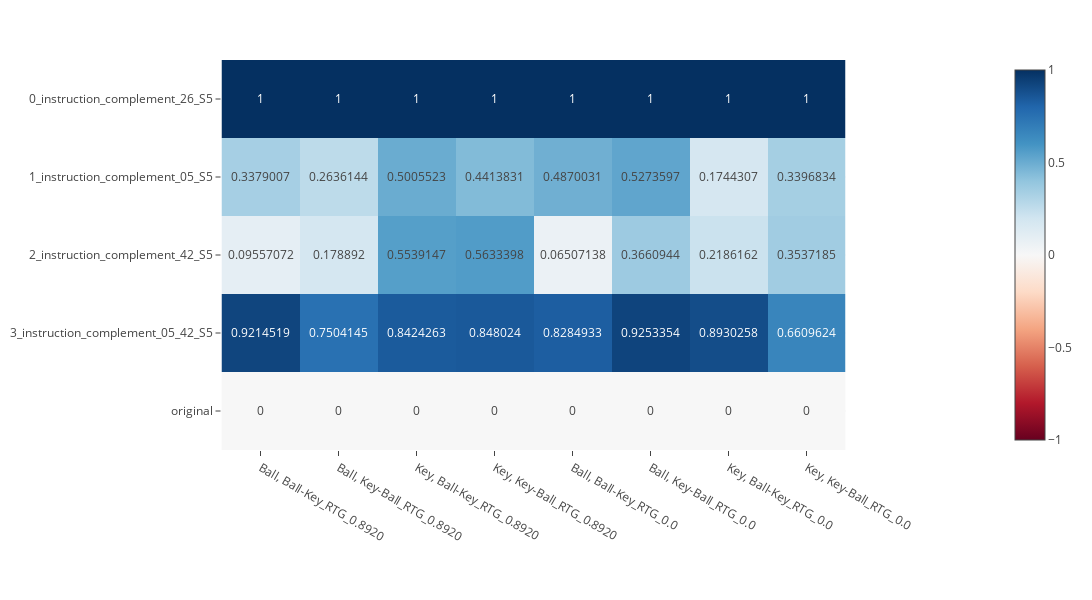
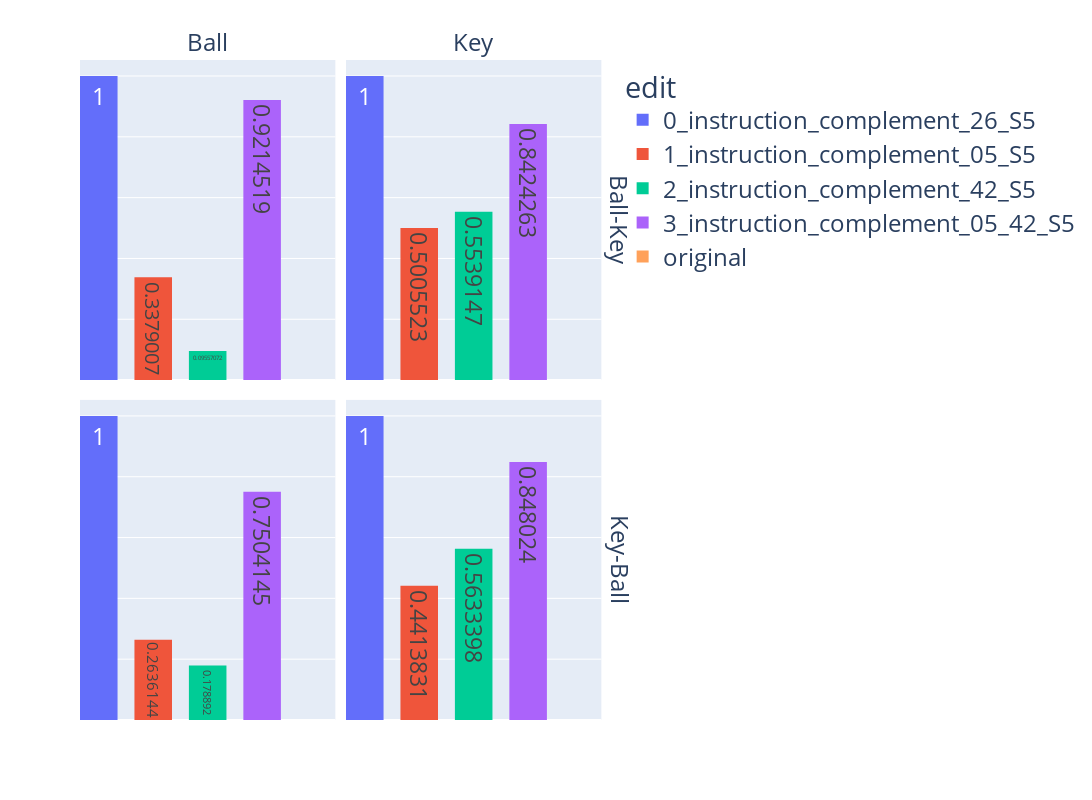
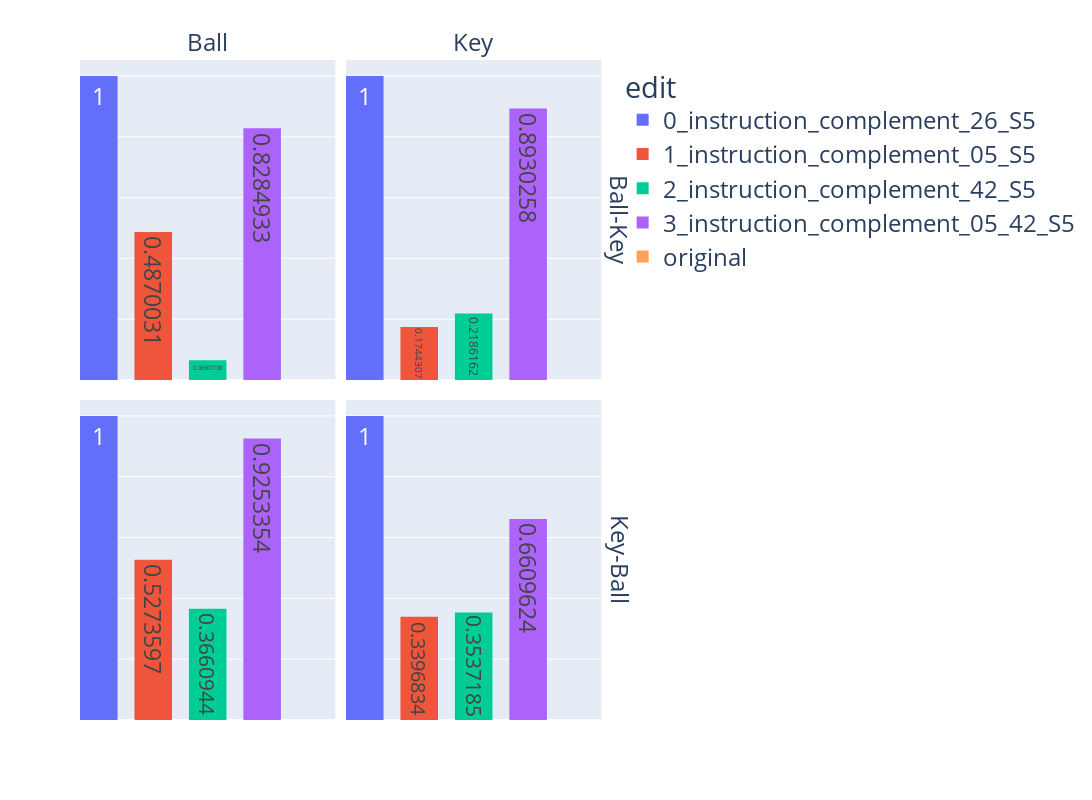

Here is the notebook cell these charts were saved with, in order:
### Markdown cell above
### Looking at instruction Patches

### Code cell
import pandas as pd
from src.streamlit_app.constants import IDX_TO_ACTION

def get_predictions_for_scenariors(dt, scenario_dict, edit_descriptions, rtg = 0.8920):

    # stack all the obs together
    all_obs = torch.cat([scenario_dict[scenario].clone() for scenario in edit_descriptions], dim=0)

    # set RTG
    rtg = torch.ones(actions.shape[0], time.shape[1]).unsqueeze(-1) * rtg

    # convert to tokens 
    num_edits = len(edit_descriptions)
    tokens = dt.to_tokens(
        all_obs, 
        actions.repeat(num_edits,1,1),
        rtg.repeat(num_edits,1,1), 
        time.repeat(num_edits,1,1))

    # run transfomer
    x, cache = dt.transformer.run_with_cache(tokens, remove_batch_dim=False)

    # get preds
    _, action_preds, _ = dt.get_logits(
        x, 
        batch_size=all_obs.shape[0], 
        seq_length=all_obs.shape[1],
        no_actions=False,  # we always pad now.
    ) # internal method that sometimes gets different args so we need to know them .

    return action_preds

def compile_action_preferences_df(
        action_preds, 
        edit_descriptions, 
        scenario_labels,
        reference_control="original",
        reference_test="instruction_complement_26_S5"
    ):

    edit_descriptions_repeated = [item for item in edit_descriptions for i in range(len(scenario_labels))]
    logits = pd.DataFrame(action_preds[:,-1,:].detach(), columns=IDX_TO_ACTION.values())
    logits["edit"] = edit_descriptions_repeated
    logits["scenario"] = scenario_labels * len(edit_descriptions)
    logits["left_minus_right"] = logits["left"] - logits["right"]
    logits["instruction"] = logits["scenario"].apply(lambda x: x.split(", ")[0])
    logits["target"] = logits["scenario"].apply(lambda x: x.split(", ")[1])
    
    # correct action is left if the instruction matches the left side of the target, right otherwise
    logits["correct_action"] = logits.apply(lambda x: "left" if x["instruction"] == x["target"].split("-")[0] else "right", axis=1)



    # get percent change from reference control
    original_rows = logits[logits['edit'] == reference_control]
    original_lmr = original_rows.groupby('scenario')['left_minus_right'].first().reset_index()
    logits = pd.merge(logits, original_lmr, on='scenario', how='left', suffixes=('', '_control'))

    # get percent change from reference test
    original_rows = logits[logits['edit'] == reference_test]
    original_lmr = original_rows.groupby('scenario')['left_minus_right'].first().reset_index()
    logits = pd.merge(logits, original_lmr, on='scenario', how='left', suffixes=('', '_test'))

    logits["percent_change"] = (logits["left_minus_right"] - logits["left_minus_right_control"]) / \
         (logits["left_minus_right_test"] - logits["left_minus_right_control"])
    
    
    keep_columns = ["scenario", "edit", "instruction", "target", "correct_action", "left_minus_right","percent_change"]
    logits = logits[keep_columns]
    # sort by scenario
    logits = logits.sort_values(by=["scenario", "edit"])
    return logits

def plot_heatmap(logits_df):

    num_scenarios = len(logits_df.scenario.unique())
    num_edits = len(logits_df.edit.unique())
    data = torch.tensor(logits_df.percent_change.values).reshape(num_scenarios, num_edits)
    df = pd.DataFrame(data.numpy(), columns=logits_df.edit.unique(), index=logits_df.scenario.unique())

    fig = px.imshow(df.T,
            color_continuous_midpoint=0,
            color_continuous_scale="RdBu",
            text_auto=True,
    )

    # set the widtth and height
    fig.update_layout(width=1200, height=600)
    # increase space below graph
    fig.update_layout(margin=dict(b=150, r=20))
    # move the colorbar much closer to the graph
    
    return fig 

def get_bar_chart(logits_df, scenario_labels):

    fig = px.bar(
        logits_df,
        x = 'edit',
        y="percent_change", 
        color="edit", 
        facet_col="instruction",
        facet_row="target",
        barmode="group",
        category_orders={"scenario": scenario_labels},
        text_auto=True,
        template="plotly"
    )
    fig.update_layout(font=dict(size=24))
    #update facet col label to be scenario
    fig.for_each_annotation(lambda a: a.update(text=a.text.split("=")[-1]))
    # remove x and why labels
    fig.update_xaxes(title_text="", showticklabels=False)
    # remove y labels
    fig.update_yaxes(title_text="", showticklabels=False)
    # put facet row labels on left
    fig.update_yaxes(tickangle=0, side="left")
    # increase the size of the bar 
    fig.update_traces(marker_line_width=0, width=0.8)


    fig.update_xaxes(side="left")
    # make it taller and narrower
    fig.update_layout(height=800, width=1600)

    return fig 

# Select the scenarios to use
edit_descriptions = [
    "original",
    "0_instruction_complement_26_S5",
    "1_instruction_complement_05_S5",
    "2_instruction_complement_42_S5",
    "3_instruction_complement_05_42_S5",
    # "target_complement_S5",
    # "target_complement_S9",
    # "flipped_targets_full_start_and_end",
    # "instruction_complement_05_S9",
    # "instruction_complement_42_S9",
    # "instruction_complement_05_42_S9",
]

action_preds = get_predictions_for_scenariors(dt, scenario_dict, edit_descriptions, rtg = 0.8920)
logits_df_rtg_high = compile_action_preferences_df(action_preds, edit_descriptions, scenario_labels,
                                          reference_control = "original",
                                          reference_test = "0_instruction_complement_26_S5")
action_preds = get_predictions_for_scenariors(dt, scenario_dict, edit_descriptions, rtg = 0.000)
logits_df_rtg_low = compile_action_preferences_df(action_preds, edit_descriptions, scenario_labels,
                                          reference_control = "original",
                                          reference_test = "0_instruction_complement_26_S5")

# add _RTG to scenario labels
logits_df_rtg_high["scenario"] = logits_df_rtg_high["scenario"].apply(lambda x: x + "_RTG_0.8920")
logits_df_rtg_low["scenario"] = logits_df_rtg_low["scenario"].apply(lambda x: x + "_RTG_0.0")

# combine the two dataframes
logits_df = pd.concat([logits_df_rtg_high, logits_df_rtg_low])

fig = plot_heatmap(logits_df)
fig.show()

fig = get_bar_chart(logits_df_rtg_high, scenario_labels)
fig.show()

fig = get_bar_chart(logits_df_rtg_low, scenario_labels)
fig.show()

### Figure 1 — Plotly figure (JSON) as saved in the notebook; plotly's stock layout.template omitted (floating-point values rounded to 4 significant figures)
{"data": [{"coloraxis": "coloraxis", "hovertemplate": "x: %{x}<br>y: %{y}<br>color: %{z}<extra></extra>", "name": "0", "texttemplate": "%{z}", "type": "heatmap", "x": ["Ball, Ball-Key_RTG_0.8920", "Ball, Key-Ball_RTG_0.8920", "Key, Ball-Key_RTG_0.8920", "Key, Key-Ball_RTG_0.8920", "Ball, Ball-Key_RTG_0.0", "Ball, Key-Ball_RTG_0.0", "Key, Ball-Key_RTG_0.0", "Key, Key-Ball_RTG_0.0"], "xaxis": "x", "y": ["0_instruction_complement_26_S5", "1_instruction_complement_05_S5", "2_instruction_complement_42_S5", "3_instruction_complement_05_42_S5", "original"], "yaxis": "y", "z": [[1, 1, 1, 1, 1, 1, 1, 1], [0.3379, 0.2636, 0.5006, 0.4414, 0.487, 0.5274, 0.1744, 0.3397], [0.09557, 0.1789, 0.5539, 0.5633, 0.06507, 0.3661, 0.2186, 0.3537], [0.9215, 0.7504, 0.8424, 0.848, 0.8285, 0.9253, 0.893, 0.661], [0, 0, 0, 0, 0, 0, 0, 0]]}], "layout": {"coloraxis": {"cmid": 0, "colorscale": [[0, "rgb(103,0,31)"], [0.1, "rgb(178,24,43)"], [0.2, "rgb(214,96,77)"], [0.3, "rgb(244,165,130)"], [0.4, "rgb(253,219,199)"], [0.5, "rgb(247,247,247)"], [0.6, "rgb(209,229,240)"], [0.7, "rgb(146,197,222)"], [0.8, "rgb(67,147,195)"], [0.9, "rgb(33,102,172)"], [1, "rgb(5,48,97)"]]}, "height": 600, "margin": {"b": 150, "r": 20, "t": 60}, "width": 1200, "xaxis": {"anchor": "y", "constrain": "domain", "domain": [0, 1], "scaleanchor": "y"}, "yaxis": {"anchor": "x", "autorange": "reversed", "constrain": "domain", "domain": [0, 1]}}}

### Figure 2 — Plotly figure (JSON) as saved in the notebook; plotly's stock layout.template omitted (floating-point values rounded to 4 significant figures)
{"data": [{"alignmentgroup": "True", "hovertemplate": "edit=%{x}<br>target=Ball-Key<br>instruction=Ball<br>percent_change=%{y}<extra></extra>", "legendgroup": "0_instruction_complement_26_S5", "marker": {"color": "#636efa", "line": {"width": 0}, "pattern": {"shape": ""}}, "name": "0_instruction_complement_26_S5", "offsetgroup": "0_instruction_complement_26_S5", "orientation": "v", "showlegend": true, "textposition": "auto", "texttemplate": "%{y}", "type": "bar", "width": 0.8, "x": ["0_instruction_complement_26_S5"], "xaxis": "x3", "y": [1], "yaxis": "y3"}, {"alignmentgroup": "True", "hovertemplate": "edit=%{x}<br>target=Ball-Key<br>instruction=Key<br>percent_change=%{y}<extra></extra>", "legendgroup": "0_instruction_complement_26_S5", "marker": {"color": "#636efa", "line": {"width": 0}, "pattern": {"shape": ""}}, "name": "0_instruction_complement_26_S5", "offsetgroup": "0_instruction_complement_26_S5", "orientation": "v", "showlegend": false, "textposition": "auto", "texttemplate": "%{y}", "type": "bar", "width": 0.8, "x": ["0_instruction_complement_26_S5"], "xaxis": "x4", "y": [1], "yaxis": "y4"}, {"alignmentgroup": "True", "hovertemplate": "edit=%{x}<br>target=Key-Ball<br>instruction=Ball<br>percent_change=%{y}<extra></extra>", "legendgroup": "0_instruction_complement_26_S5", "marker": {"color": "#636efa", "line": {"width": 0}, "pattern": {"shape": ""}}, "name": "0_instruction_complement_26_S5", "offsetgroup": "0_instruction_complement_26_S5", "orientation": "v", "showlegend": false, "textposition": "auto", "texttemplate": "%{y}", "type": "bar", "width": 0.8, "x": ["0_instruction_complement_26_S5"], "xaxis": "x", "y": [1], "yaxis": "y"}, {"alignmentgroup": "True", "hovertemplate": "edit=%{x}<br>target=Key-Ball<br>instruction=Key<br>percent_change=%{y}<extra></extra>", "legendgroup": "0_instruction_complement_26_S5", "marker": {"color": "#636efa", "line": {"width": 0}, "pattern": {"shape": ""}}, "name": "0_instruction_complement_26_S5", "offsetgroup": "0_instruction_complement_26_S5", "orientation": "v", "showlegend": false, "textposition": "auto", "texttemplate": "%{y}", "type": "bar", "width": 0.8, "x": ["0_instruction_complement_26_S5"], "xaxis": "x2", "y": [1], "yaxis": "y2"}, {"alignmentgroup": "True", "hovertemplate": "edit=%{x}<br>target=Ball-Key<br>instruction=Ball<br>percent_change=%{y}<extra></extra>", "legendgroup": "1_instruction_complement_05_S5", "marker": {"color": "#EF553B", "line": {"width": 0}, "pattern": {"shape": ""}}, "name": "1_instruction_complement_05_S5", "offsetgroup": "1_instruction_complement_05_S5", "orientation": "v", "showlegend": true, "textposition": "auto", "texttemplate": "%{y}", "type": "bar", "width": 0.8, "x": ["1_instruction_complement_05_S5"], "xaxis": "x3", "y": [0.3379], "yaxis": "y3"}, {"alignmentgroup": "True", "hovertemplate": "edit=%{x}<br>target=Ball-Key<br>instruction=Key<br>percent_change=%{y}<extra></extra>", "legendgroup": "1_instruction_complement_05_S5", "marker": {"color": "#EF553B", "line": {"width": 0}, "pattern": {"shape": ""}}, "name": "1_instruction_complement_05_S5", "offsetgroup": "1_instruction_complement_05_S5", "orientation": "v", "showlegend": false, "textposition": "auto", "texttemplate": "%{y}", "type": "bar", "width": 0.8, "x": ["1_instruction_complement_05_S5"], "xaxis": "x4", "y": [0.5006], "yaxis": "y4"}, {"alignmentgroup": "True", "hovertemplate": "edit=%{x}<br>target=Key-Ball<br>instruction=Ball<br>percent_change=%{y}<extra></extra>", "legendgroup": "1_instruction_complement_05_S5", "marker": {"color": "#EF553B", "line": {"width": 0}, "pattern": {"shape": ""}}, "name": "1_instruction_complement_05_S5", "offsetgroup": "1_instruction_complement_05_S5", "orientation": "v", "showlegend": false, "textposition": "auto", "texttemplate": "%{y}", "type": "bar", "width": 0.8, "x": ["1_instruction_complement_05_S5"], "xaxis": "x", "y": [0.2636], "yaxis": "y"}, {"alignmentgroup": "True", "hovertemplate": "edit=%{x}<br>target=Key-Ball<br>instruction=Key<br>percent_change=%{y}<extra></extra>", "legendgroup": "1_instruction_complement_05_S5", "marker": {"color": "#EF553B", "line": {"width": 0}, "pattern": {"shape": ""}}, "name": "1_instruction_complement_05_S5", "offsetgroup": "1_instruction_complement_05_S5", "orientation": "v", "showlegend": false, "textposition": "auto", "texttemplate": "%{y}", "type": "bar", "width": 0.8, "x": ["1_instruction_complement_05_S5"], "xaxis": "x2", "y": [0.4414], "yaxis": "y2"}, {"alignmentgroup": "True", "hovertemplate": "edit=%{x}<br>target=Ball-Key<br>instruction=Ball<br>percent_change=%{y}<extra></extra>", "legendgroup": "2_instruction_complement_42_S5", "marker": {"color": "#00cc96", "line": {"width": 0}, "pattern": {"shape": ""}}, "name": "2_instruction_complement_42_S5", "offsetgroup": "2_instruction_complement_42_S5", "orientation": "v", "showlegend": true, "textposition": "auto", "texttemplate": "%{y}", "type": "bar", "width": 0.8, "x": ["2_instruction_complement_42_S5"], "xaxis": "x3", "y": [0.09557], "yaxis": "y3"}, {"alignmentgroup": "True", "hovertemplate": "edit=%{x}<br>target=Ball-Key<br>instruction=Key<br>percent_change=%{y}<extra></extra>", "legendgroup": "2_instruction_complement_42_S5", "marker": {"color": "#00cc96", "line": {"width": 0}, "pattern": {"shape": ""}}, "name": "2_instruction_complement_42_S5", "offsetgroup": "2_instruction_complement_42_S5", "orientation": "v", "showlegend": false, "textposition": "auto", "texttemplate": "%{y}", "type": "bar", "width": 0.8, "x": ["2_instruction_complement_42_S5"], "xaxis": "x4", "y": [0.5539], "yaxis": "y4"}, {"alignmentgroup": "True", "hovertemplate": "edit=%{x}<br>target=Key-Ball<br>instruction=Ball<br>percent_change=%{y}<extra></extra>", "legendgroup": "2_instruction_complement_42_S5", "marker": {"color": "#00cc96", "line": {"width": 0}, "pattern": {"shape": ""}}, "name": "2_instruction_complement_42_S5", "offsetgroup": "2_instruction_complement_42_S5", "orientation": "v", "showlegend": false, "textposition": "auto", "texttemplate": "%{y}", "type": "bar", "width": 0.8, "x": ["2_instruction_complement_42_S5"], "xaxis": "x", "y": [0.1789], "yaxis": "y"}, {"alignmentgroup": "True", "hovertemplate": "edit=%{x}<br>target=Key-Ball<br>instruction=Key<br>percent_change=%{y}<extra></extra>", "legendgroup": "2_instruction_complement_42_S5", "marker": {"color": "#00cc96", "line": {"width": 0}, "pattern": {"shape": ""}}, "name": "2_instruction_complement_42_S5", "offsetgroup": "2_instruction_complement_42_S5", "orientation": "v", "showlegend": false, "textposition": "auto", "texttemplate": "%{y}", "type": "bar", "width": 0.8, "x": ["2_instruction_complement_42_S5"], "xaxis": "x2", "y": [0.5633], "yaxis": "y2"}, {"alignmentgroup": "True", "hovertemplate": "edit=%{x}<br>target=Ball-Key<br>instruction=Ball<br>percent_change=%{y}<extra></extra>", "legendgroup": "3_instruction_complement_05_42_S5", "marker": {"color": "#ab63fa", "line": {"width": 0}, "pattern": {"shape": ""}}, "name": "3_instruction_complement_05_42_S5", "offsetgroup": "3_instruction_complement_05_42_S5", "orientation": "v", "showlegend": true, "textposition": "auto", "texttemplate": "%{y}", "type": "bar", "width": 0.8, "x": ["3_instruction_complement_05_42_S5"], "xaxis": "x3", "y": [0.9215], "yaxis": "y3"}, {"alignmentgroup": "True", "hovertemplate": "edit=%{x}<br>target=Ball-Key<br>instruction=Key<br>percent_change=%{y}<extra></extra>", "legendgroup": "3_instruction_complement_05_42_S5", "marker": {"color": "#ab63fa", "line": {"width": 0}, "pattern": {"shape": ""}}, "name": "3_instruction_complement_05_42_S5", "offsetgroup": "3_instruction_complement_05_42_S5", "orientation": "v", "showlegend": false, "textposition": "auto", "texttemplate": "%{y}", "type": "bar", "width": 0.8, "x": ["3_instruction_complement_05_42_S5"], "xaxis": "x4", "y": [0.8424], "yaxis": "y4"}, {"alignmentgroup": "True", "hovertemplate": "edit=%{x}<br>target=Key-Ball<br>instruction=Ball<br>percent_change=%{y}<extra></extra>", "legendgroup": "3_instruction_complement_05_42_S5", "marker": {"color": "#ab63fa", "line": {"width": 0}, "pattern": {"shape": ""}}, "name": "3_instruction_complement_05_42_S5", "offsetgroup": "3_instruction_complement_05_42_S5", "orientation": "v", "showlegend": false, "textposition": "auto", "texttemplate": "%{y}", "type": "bar", "width": 0.8, "x": ["3_instruction_complement_05_42_S5"], "xaxis": "x", "y": [0.7504], "yaxis": "y"}, {"alignmentgroup": "True", "hovertemplate": "edit=%{x}<br>target=Key-Ball<br>instruction=Key<br>percent_change=%{y}<extra></extra>", "legendgroup": "3_instruction_complement_05_42_S5", "marker": {"color": "#ab63fa", "line": {"width": 0}, "pattern": {"shape": ""}}, "name": "3_instruction_complement_05_42_S5", "offsetgroup": "3_instruction_complement_05_42_S5", "orientation": "v", "showlegend": false, "textposition": "auto", "texttemplate": "%{y}", "type": "bar", "width": 0.8, "x": ["3_instruction_complement_05_42_S5"], "xaxis": "x2", "y": [0.848], "yaxis": "y2"}, {"alignmentgroup": "True", "hovertemplate": "edit=%{x}<br>target=Ball-Key<br>instruction=Ball<br>percent_change=%{y}<extra></extra>", "legendgroup": "original", "marker": {"color": "#FFA15A", "line": {"width": 0}, "pattern": {"shape": ""}}, "name": "original", "offsetgroup": "original", "orientation": "v", "showlegend": true, "textposition": "auto", "texttemplate": "%{y}", "type": "bar", "width": 0.8, "x": ["original"], "xaxis": "x3", "y": [0], "yaxis": "y3"}, {"alignmentgroup": "True", "hovertemplate": "edit=%{x}<br>target=Ball-Key<br>instruction=Key<br>percent_change=%{y}<extra></extra>", "legendgroup": "original", "marker": {"color": "#FFA15A", "line": {"width": 0}, "pattern": {"shape": ""}}, "name": "original", "offsetgroup": "original", "orientation": "v", "showlegend": false, "textposition": "auto", "texttemplate": "%{y}", "type": "bar", "width": 0.8, "x": ["original"], "xaxis": "x4", "y": [0], "yaxis": "y4"}, {"alignmentgroup": "True", "hovertemplate": "edit=%{x}<br>target=Key-Ball<br>instruction=Ball<br>percent_change=%{y}<extra></extra>", "legendgroup": "original", "marker": {"color": "#FFA15A", "line": {"width": 0}, "pattern": {"shape": ""}}, "name": "original", "offsetgroup": "original", "orientation": "v", "showlegend": false, "textposition": "auto", "texttemplate": "%{y}", "type": "bar", "width": 0.8, "x": ["original"], "xaxis": "x", "y": [0], "yaxis": "y"}, {"alignmentgroup": "True", "hovertemplate": "edit=%{x}<br>target=Key-Ball<br>instruction=Key<br>percent_change=%{y}<extra></extra>", "legendgroup": "original", "marker": {"color": "#FFA15A", "line": {"width": 0}, "pattern": {"shape": ""}}, "name": "original", "offsetgroup": "original", "orientation": "v", "showlegend": false, "textposition": "auto", "texttemplate": "%{y}", "type": "bar", "width": 0.8, "x": ["original"], "xaxis": "x2", "y": [0], "yaxis": "y2"}], "layout": {"annotations": [{"font": {}, "showarrow": false, "text": "Ball", "x": 0.24, "xanchor": "center", "xref": "paper", "y": 1, "yanchor": "bottom", "yref": "paper"}, {"font": {}, "showarrow": false, "text": "Key", "x": 0.74, "xanchor": "center", "xref": "paper", "y": 1, "yanchor": "bottom", "yref": "paper"}, {"font": {}, "showarrow": false, "text": "Key-Ball", "textangle": 90, "x": 0.98, "xanchor": "left", "xref": "paper", "y": 0.2425, "yanchor": "middle", "yref": "paper"}, {"font": {}, "showarrow": false, "text": "Ball-Key", "textangle": 90, "x": 0.98, "xanchor": "left", "xref": "paper", "y": 0.7575, "yanchor": "middle", "yref": "paper"}], "barmode": "group", "font": {"size": 24}, "height": 800, "legend": {"title": {"text": "edit"}, "tracegroupgap": 0}, "margin": {"t": 60}, "width": 1600, "xaxis": {"anchor": "y", "categoryarray": ["0_instruction_complement_26_S5", "1_instruction_complement_05_S5", "2_instruction_complement_42_S5", "3_instruction_complement_05_42_S5", "original"], "categoryorder": "array", "domain": [0, 0.48], "showticklabels": false, "side": "left", "title": {"text": ""}}, "xaxis2": {"anchor": "y2", "categoryarray": ["0_instruction_complement_26_S5", "1_instruction_complement_05_S5", "2_instruction_complement_42_S5", "3_instruction_complement_05_42_S5", "original"], "categoryorder": "array", "domain": [0.5, 0.98], "matches": "x", "showticklabels": false, "side": "left", "title": {"text": ""}}, "xaxis3": {"anchor": "y3", "domain": [0, 0.48], "matches": "x", "showticklabels": false, "side": "left", "title": {"text": ""}}, "xaxis4": {"anchor": "y4", "domain": [0.5, 0.98], "matches": "x", "showticklabels": false, "side": "left", "title": {"text": ""}}, "yaxis": {"anchor": "x", "domain": [0, 0.485], "showticklabels": false, "side": "left", "tickangle": 0, "title": {"text": ""}}, "yaxis2": {"anchor": "x2", "domain": [0, 0.485], "matches": "y", "showticklabels": false, "side": "left", "tickangle": 0, "title": {"text": ""}}, "yaxis3": {"anchor": "x3", "domain": [0.515, 1], "matches": "y", "showticklabels": false, "side": "left", "tickangle": 0, "title": {"text": ""}}, "yaxis4": {"anchor": "x4", "domain": [0.515, 1], "matches": "y", "showticklabels": false, "side": "left", "tickangle": 0, "title": {"text": ""}}}}

### Figure 3 — Plotly figure (JSON) as saved in the notebook; plotly's stock layout.template omitted (floating-point values rounded to 4 significant figures)
{"data": [{"alignmentgroup": "True", "hovertemplate": "edit=%{x}<br>target=Ball-Key<br>instruction=Ball<br>percent_change=%{y}<extra></extra>", "legendgroup": "0_instruction_complement_26_S5", "marker": {"color": "#636efa", "line": {"width": 0}, "pattern": {"shape": ""}}, "name": "0_instruction_complement_26_S5", "offsetgroup": "0_instruction_complement_26_S5", "orientation": "v", "showlegend": true, "textposition": "auto", "texttemplate": "%{y}", "type": "bar", "width": 0.8, "x": ["0_instruction_complement_26_S5"], "xaxis": "x3", "y": [1], "yaxis": "y3"}, {"alignmentgroup": "True", "hovertemplate": "edit=%{x}<br>target=Ball-Key<br>instruction=Key<br>percent_change=%{y}<extra></extra>", "legendgroup": "0_instruction_complement_26_S5", "marker": {"color": "#636efa", "line": {"width": 0}, "pattern": {"shape": ""}}, "name": "0_instruction_complement_26_S5", "offsetgroup": "0_instruction_complement_26_S5", "orientation": "v", "showlegend": false, "textposition": "auto", "texttemplate": "%{y}", "type": "bar", "width": 0.8, "x": ["0_instruction_complement_26_S5"], "xaxis": "x4", "y": [1], "yaxis": "y4"}, {"alignmentgroup": "True", "hovertemplate": "edit=%{x}<br>target=Key-Ball<br>instruction=Ball<br>percent_change=%{y}<extra></extra>", "legendgroup": "0_instruction_complement_26_S5", "marker": {"color": "#636efa", "line": {"width": 0}, "pattern": {"shape": ""}}, "name": "0_instruction_complement_26_S5", "offsetgroup": "0_instruction_complement_26_S5", "orientation": "v", "showlegend": false, "textposition": "auto", "texttemplate": "%{y}", "type": "bar", "width": 0.8, "x": ["0_instruction_complement_26_S5"], "xaxis": "x", "y": [1], "yaxis": "y"}, {"alignmentgroup": "True", "hovertemplate": "edit=%{x}<br>target=Key-Ball<br>instruction=Key<br>percent_change=%{y}<extra></extra>", "legendgroup": "0_instruction_complement_26_S5", "marker": {"color": "#636efa", "line": {"width": 0}, "pattern": {"shape": ""}}, "name": "0_instruction_complement_26_S5", "offsetgroup": "0_instruction_complement_26_S5", "orientation": "v", "showlegend": false, "textposition": "auto", "texttemplate": "%{y}", "type": "bar", "width": 0.8, "x": ["0_instruction_complement_26_S5"], "xaxis": "x2", "y": [1], "yaxis": "y2"}, {"alignmentgroup": "True", "hovertemplate": "edit=%{x}<br>target=Ball-Key<br>instruction=Ball<br>percent_change=%{y}<extra></extra>", "legendgroup": "1_instruction_complement_05_S5", "marker": {"color": "#EF553B", "line": {"width": 0}, "pattern": {"shape": ""}}, "name": "1_instruction_complement_05_S5", "offsetgroup": "1_instruction_complement_05_S5", "orientation": "v", "showlegend": true, "textposition": "auto", "texttemplate": "%{y}", "type": "bar", "width": 0.8, "x": ["1_instruction_complement_05_S5"], "xaxis": "x3", "y": [0.487], "yaxis": "y3"}, {"alignmentgroup": "True", "hovertemplate": "edit=%{x}<br>target=Ball-Key<br>instruction=Key<br>percent_change=%{y}<extra></extra>", "legendgroup": "1_instruction_complement_05_S5", "marker": {"color": "#EF553B", "line": {"width": 0}, "pattern": {"shape": ""}}, "name": "1_instruction_complement_05_S5", "offsetgroup": "1_instruction_complement_05_S5", "orientation": "v", "showlegend": false, "textposition": "auto", "texttemplate": "%{y}", "type": "bar", "width": 0.8, "x": ["1_instruction_complement_05_S5"], "xaxis": "x4", "y": [0.1744], "yaxis": "y4"}, {"alignmentgroup": "True", "hovertemplate": "edit=%{x}<br>target=Key-Ball<br>instruction=Ball<br>percent_change=%{y}<extra></extra>", "legendgroup": "1_instruction_complement_05_S5", "marker": {"color": "#EF553B", "line": {"width": 0}, "pattern": {"shape": ""}}, "name": "1_instruction_complement_05_S5", "offsetgroup": "1_instruction_complement_05_S5", "orientation": "v", "showlegend": false, "textposition": "auto", "texttemplate": "%{y}", "type": "bar", "width": 0.8, "x": ["1_instruction_complement_05_S5"], "xaxis": "x", "y": [0.5274], "yaxis": "y"}, {"alignmentgroup": "True", "hovertemplate": "edit=%{x}<br>target=Key-Ball<br>instruction=Key<br>percent_change=%{y}<extra></extra>", "legendgroup": "1_instruction_complement_05_S5", "marker": {"color": "#EF553B", "line": {"width": 0}, "pattern": {"shape": ""}}, "name": "1_instruction_complement_05_S5", "offsetgroup": "1_instruction_complement_05_S5", "orientation": "v", "showlegend": false, "textposition": "auto", "texttemplate": "%{y}", "type": "bar", "width": 0.8, "x": ["1_instruction_complement_05_S5"], "xaxis": "x2", "y": [0.3397], "yaxis": "y2"}, {"alignmentgroup": "True", "hovertemplate": "edit=%{x}<br>target=Ball-Key<br>instruction=Ball<br>percent_change=%{y}<extra></extra>", "legendgroup": "2_instruction_complement_42_S5", "marker": {"color": "#00cc96", "line": {"width": 0}, "pattern": {"shape": ""}}, "name": "2_instruction_complement_42_S5", "offsetgroup": "2_instruction_complement_42_S5", "orientation": "v", "showlegend": true, "textposition": "auto", "texttemplate": "%{y}", "type": "bar", "width": 0.8, "x": ["2_instruction_complement_42_S5"], "xaxis": "x3", "y": [0.06507], "yaxis": "y3"}, {"alignmentgroup": "True", "hovertemplate": "edit=%{x}<br>target=Ball-Key<br>instruction=Key<br>percent_change=%{y}<extra></extra>", "legendgroup": "2_instruction_complement_42_S5", "marker": {"color": "#00cc96", "line": {"width": 0}, "pattern": {"shape": ""}}, "name": "2_instruction_complement_42_S5", "offsetgroup": "2_instruction_complement_42_S5", "orientation": "v", "showlegend": false, "textposition": "auto", "texttemplate": "%{y}", "type": "bar", "width": 0.8, "x": ["2_instruction_complement_42_S5"], "xaxis": "x4", "y": [0.2186], "yaxis": "y4"}, {"alignmentgroup": "True", "hovertemplate": "edit=%{x}<br>target=Key-Ball<br>instruction=Ball<br>percent_change=%{y}<extra></extra>", "legendgroup": "2_instruction_complement_42_S5", "marker": {"color": "#00cc96", "line": {"width": 0}, "pattern": {"shape": ""}}, "name": "2_instruction_complement_42_S5", "offsetgroup": "2_instruction_complement_42_S5", "orientation": "v", "showlegend": false, "textposition": "auto", "texttemplate": "%{y}", "type": "bar", "width": 0.8, "x": ["2_instruction_complement_42_S5"], "xaxis": "x", "y": [0.3661], "yaxis": "y"}, {"alignmentgroup": "True", "hovertemplate": "edit=%{x}<br>target=Key-Ball<br>instruction=Key<br>percent_change=%{y}<extra></extra>", "legendgroup": "2_instruction_complement_42_S5", "marker": {"color": "#00cc96", "line": {"width": 0}, "pattern": {"shape": ""}}, "name": "2_instruction_complement_42_S5", "offsetgroup": "2_instruction_complement_42_S5", "orientation": "v", "showlegend": false, "textposition": "auto", "texttemplate": "%{y}", "type": "bar", "width": 0.8, "x": ["2_instruction_complement_42_S5"], "xaxis": "x2", "y": [0.3537], "yaxis": "y2"}, {"alignmentgroup": "True", "hovertemplate": "edit=%{x}<br>target=Ball-Key<br>instruction=Ball<br>percent_change=%{y}<extra></extra>", "legendgroup": "3_instruction_complement_05_42_S5", "marker": {"color": "#ab63fa", "line": {"width": 0}, "pattern": {"shape": ""}}, "name": "3_instruction_complement_05_42_S5", "offsetgroup": "3_instruction_complement_05_42_S5", "orientation": "v", "showlegend": true, "textposition": "auto", "texttemplate": "%{y}", "type": "bar", "width": 0.8, "x": ["3_instruction_complement_05_42_S5"], "xaxis": "x3", "y": [0.8285], "yaxis": "y3"}, {"alignmentgroup": "True", "hovertemplate": "edit=%{x}<br>target=Ball-Key<br>instruction=Key<br>percent_change=%{y}<extra></extra>", "legendgroup": "3_instruction_complement_05_42_S5", "marker": {"color": "#ab63fa", "line": {"width": 0}, "pattern": {"shape": ""}}, "name": "3_instruction_complement_05_42_S5", "offsetgroup": "3_instruction_complement_05_42_S5", "orientation": "v", "showlegend": false, "textposition": "auto", "texttemplate": "%{y}", "type": "bar", "width": 0.8, "x": ["3_instruction_complement_05_42_S5"], "xaxis": "x4", "y": [0.893], "yaxis": "y4"}, {"alignmentgroup": "True", "hovertemplate": "edit=%{x}<br>target=Key-Ball<br>instruction=Ball<br>percent_change=%{y}<extra></extra>", "legendgroup": "3_instruction_complement_05_42_S5", "marker": {"color": "#ab63fa", "line": {"width": 0}, "pattern": {"shape": ""}}, "name": "3_instruction_complement_05_42_S5", "offsetgroup": "3_instruction_complement_05_42_S5", "orientation": "v", "showlegend": false, "textposition": "auto", "texttemplate": "%{y}", "type": "bar", "width": 0.8, "x": ["3_instruction_complement_05_42_S5"], "xaxis": "x", "y": [0.9253], "yaxis": "y"}, {"alignmentgroup": "True", "hovertemplate": "edit=%{x}<br>target=Key-Ball<br>instruction=Key<br>percent_change=%{y}<extra></extra>", "legendgroup": "3_instruction_complement_05_42_S5", "marker": {"color": "#ab63fa", "line": {"width": 0}, "pattern": {"shape": ""}}, "name": "3_instruction_complement_05_42_S5", "offsetgroup": "3_instruction_complement_05_42_S5", "orientation": "v", "showlegend": false, "textposition": "auto", "texttemplate": "%{y}", "type": "bar", "width": 0.8, "x": ["3_instruction_complement_05_42_S5"], "xaxis": "x2", "y": [0.661], "yaxis": "y2"}, {"alignmentgroup": "True", "hovertemplate": "edit=%{x}<br>target=Ball-Key<br>instruction=Ball<br>percent_change=%{y}<extra></extra>", "legendgroup": "original", "marker": {"color": "#FFA15A", "line": {"width": 0}, "pattern": {"shape": ""}}, "name": "original", "offsetgroup": "original", "orientation": "v", "showlegend": true, "textposition": "auto", "texttemplate": "%{y}", "type": "bar", "width": 0.8, "x": ["original"], "xaxis": "x3", "y": [0], "yaxis": "y3"}, {"alignmentgroup": "True", "hovertemplate": "edit=%{x}<br>target=Ball-Key<br>instruction=Key<br>percent_change=%{y}<extra></extra>", "legendgroup": "original", "marker": {"color": "#FFA15A", "line": {"width": 0}, "pattern": {"shape": ""}}, "name": "original", "offsetgroup": "original", "orientation": "v", "showlegend": false, "textposition": "auto", "texttemplate": "%{y}", "type": "bar", "width": 0.8, "x": ["original"], "xaxis": "x4", "y": [0], "yaxis": "y4"}, {"alignmentgroup": "True", "hovertemplate": "edit=%{x}<br>target=Key-Ball<br>instruction=Ball<br>percent_change=%{y}<extra></extra>", "legendgroup": "original", "marker": {"color": "#FFA15A", "line": {"width": 0}, "pattern": {"shape": ""}}, "name": "original", "offsetgroup": "original", "orientation": "v", "showlegend": false, "textposition": "auto", "texttemplate": "%{y}", "type": "bar", "width": 0.8, "x": ["original"], "xaxis": "x", "y": [0], "yaxis": "y"}, {"alignmentgroup": "True", "hovertemplate": "edit=%{x}<br>target=Key-Ball<br>instruction=Key<br>percent_change=%{y}<extra></extra>", "legendgroup": "original", "marker": {"color": "#FFA15A", "line": {"width": 0}, "pattern": {"shape": ""}}, "name": "original", "offsetgroup": "original", "orientation": "v", "showlegend": false, "textposition": "auto", "texttemplate": "%{y}", "type": "bar", "width": 0.8, "x": ["original"], "xaxis": "x2", "y": [0], "yaxis": "y2"}], "layout": {"annotations": [{"font": {}, "showarrow": false, "text": "Ball", "x": 0.24, "xanchor": "center", "xref": "paper", "y": 1, "yanchor": "bottom", "yref": "paper"}, {"font": {}, "showarrow": false, "text": "Key", "x": 0.74, "xanchor": "center", "xref": "paper", "y": 1, "yanchor": "bottom", "yref": "paper"}, {"font": {}, "showarrow": false, "text": "Key-Ball", "textangle": 90, "x": 0.98, "xanchor": "left", "xref": "paper", "y": 0.2425, "yanchor": "middle", "yref": "paper"}, {"font": {}, "showarrow": false, "text": "Ball-Key", "textangle": 90, "x": 0.98, "xanchor": "left", "xref": "paper", "y": 0.7575, "yanchor": "middle", "yref": "paper"}], "barmode": "group", "font": {"size": 24}, "height": 800, "legend": {"title": {"text": "edit"}, "tracegroupgap": 0}, "margin": {"t": 60}, "width": 1600, "xaxis": {"anchor": "y", "categoryarray": ["0_instruction_complement_26_S5", "1_instruction_complement_05_S5", "2_instruction_complement_42_S5", "3_instruction_complement_05_42_S5", "original"], "categoryorder": "array", "domain": [0, 0.48], "showticklabels": false, "side": "left", "title": {"text": ""}}, "xaxis2": {"anchor": "y2", "categoryarray": ["0_instruction_complement_26_S5", "1_instruction_complement_05_S5", "2_instruction_complement_42_S5", "3_instruction_complement_05_42_S5", "original"], "categoryorder": "array", "domain": [0.5, 0.98], "matches": "x", "showticklabels": false, "side": "left", "title": {"text": ""}}, "xaxis3": {"anchor": "y3", "domain": [0, 0.48], "matches": "x", "showticklabels": false, "side": "left", "title": {"text": ""}}, "xaxis4": {"anchor": "y4", "domain": [0.5, 0.98], "matches": "x", "showticklabels": false, "side": "left", "title": {"text": ""}}, "yaxis": {"anchor": "x", "domain": [0, 0.485], "showticklabels": false, "side": "left", "tickangle": 0, "title": {"text": ""}}, "yaxis2": {"anchor": "x2", "domain": [0, 0.485], "matches": "y", "showticklabels": false, "side": "left", "tickangle": 0, "title": {"text": ""}}, "yaxis3": {"anchor": "x3", "domain": [0.515, 1], "matches": "y", "showticklabels": false, "side": "left", "tickangle": 0, "title": {"text": ""}}, "yaxis4": {"anchor": "x4", "domain": [0.515, 1], "matches": "y", "showticklabels": false, "side": "left", "tickangle": 0, "title": {"text": ""}}}}
